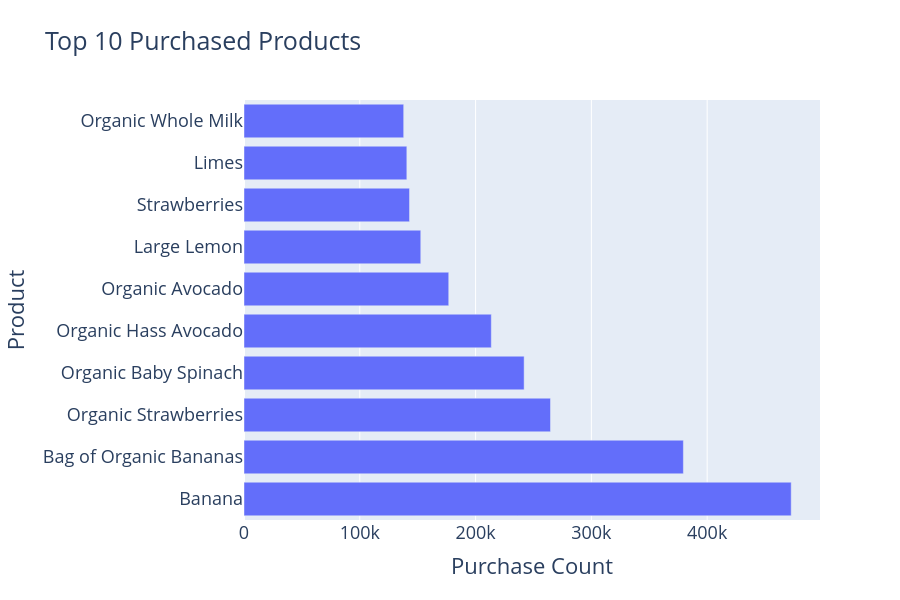

This figure's notebook cell:
### Markdown cell above
# 3. Top Products Visualization

### Code cell
top_products = df[
    "product_name"
].value_counts().head(10)

fig = px.bar(
    x=top_products.values,
    y=top_products.index,
    orientation="h",
    labels={
        "x":"Purchase Count",
        "y":"Product"
    },
    title="Top 10 Purchased Products"
)
fig.update_layout(
    font=dict(size=18),
    height=600
)

fig.show()

### Figure 1 — Plotly figure (JSON) as saved in the notebook; plotly's stock layout.template omitted (floating-point values rounded to 4 significant figures)
{"data": [{"hovertemplate": "Purchase Count=%{x}<br>Product=%{y}<extra></extra>", "legendgroup": "", "marker": {"color": "#636efa", "pattern": {"shape": ""}}, "name": "", "orientation": "h", "showlegend": false, "textposition": "auto", "type": "bar", "x": [472565, 379450, 264683, 241921, 213584, 176815, 152657, 142951, 140627, 137905], "xaxis": "x", "y": ["Banana", "Bag of Organic Bananas", "Organic Strawberries", "Organic Baby Spinach", "Organic Hass Avocado", "Organic Avocado", "Large Lemon", "Strawberries", "Limes", "Organic Whole Milk"], "yaxis": "y"}], "layout": {"barmode": "relative", "font": {"size": 18}, "height": 600, "legend": {"tracegroupgap": 0}, "title": {"text": "Top 10 Purchased Products"}, "xaxis": {"anchor": "y", "domain": [0, 1], "title": {"text": "Purchase Count"}}, "yaxis": {"anchor": "x", "domain": [0, 1], "title": {"text": "Product"}}}}
